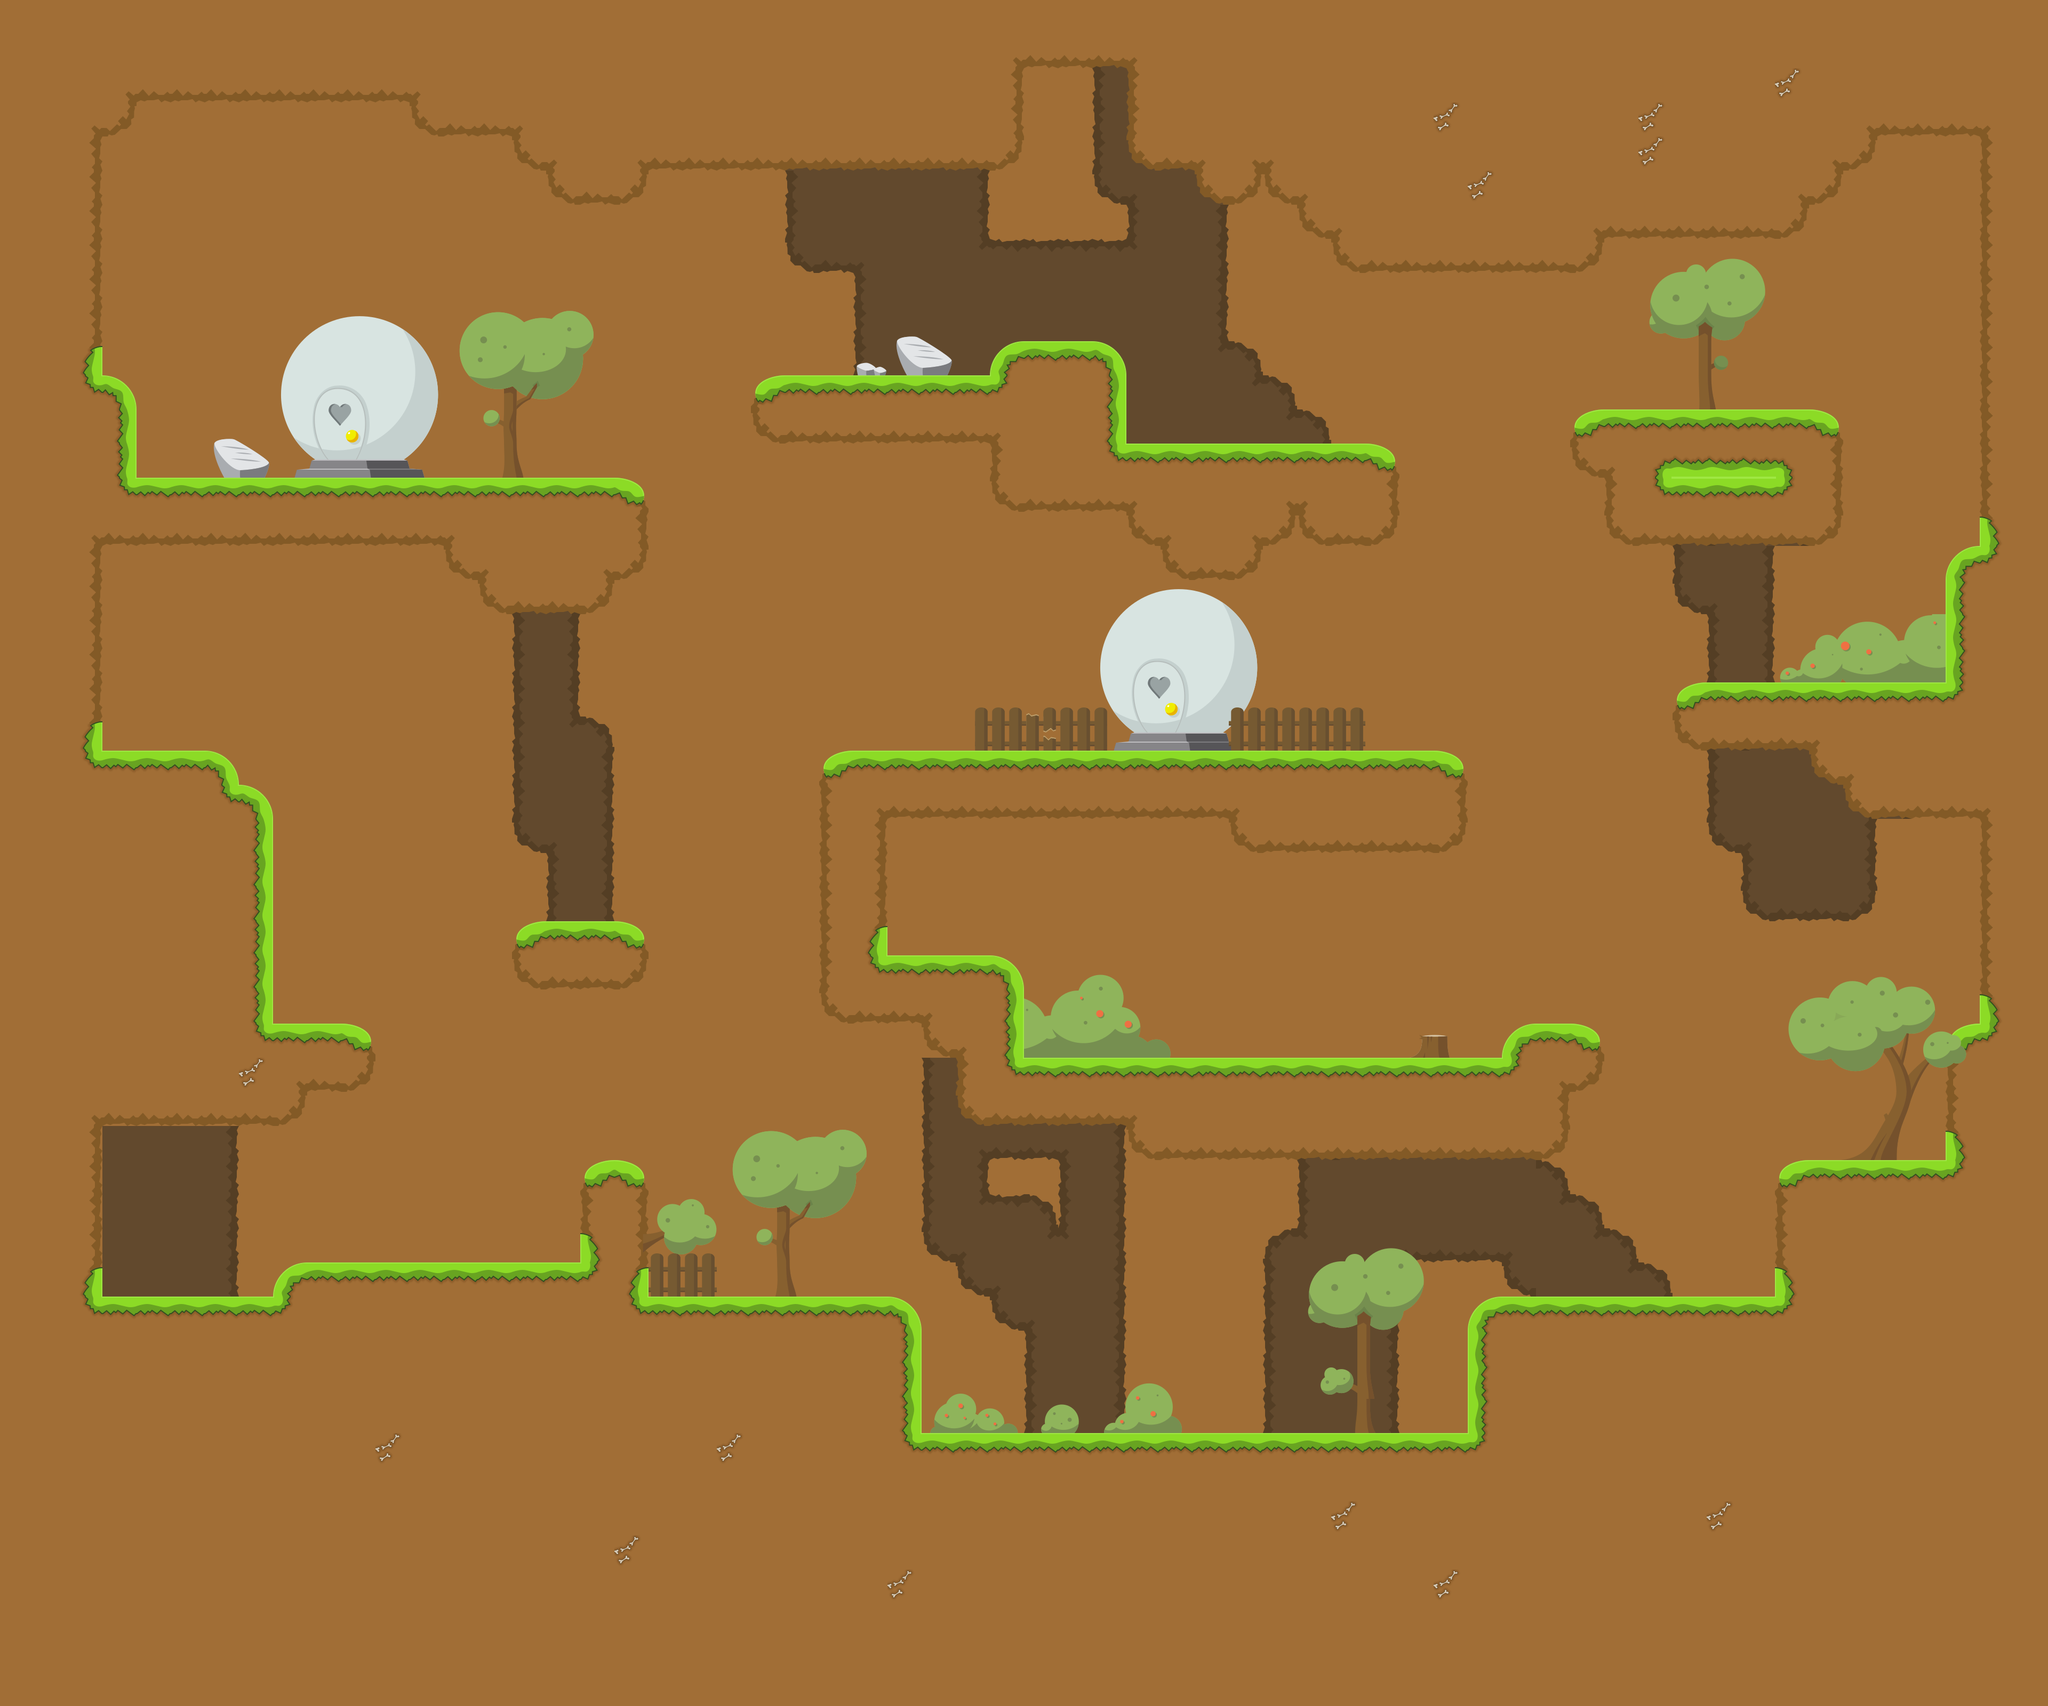

The image is a tile-based game level rendered from a .tmx file. Its description and source (layers, tilesets, objects; grid data summarised) follow:
An orthogonal 60x50 tile map with 64x64 px tiles, 5 tile layers (bgLand, land, border, wood1, ...), 2 tilesets and 30 objects (10x heart, 9x protected, ninja).

<map version="1.4" tiledversion="1.4.0" orientation="orthogonal" renderorder="right-down" width="60" height="50" tilewidth="64" tileheight="64" infinite="0" backgroundcolor="#a16e36" nextlayerid="27" nextobjectid="74">
 <tileset firstgid="1" name="grass_main" tilewidth="64" tileheight="64" tilecount="256" columns="16">
  <image source="../images/grass_main.png" width="1024" height="1024" />
 </tileset>
 <tileset firstgid="257" source="grass_doodads.tsx" />
 <layer id="2" name="bgLand" width="60" height="50" locked="1">
  <data>[3000 cells, 335 non-empty, 14 distinct tile ids]</data>
 </layer>
 <layer id="1" name="land" width="60" height="50" locked="1">
  <data>[3000 cells, 2628 non-empty, 9 distinct tile ids]</data>
 </layer>
 <layer id="16" name="border" width="60" height="50" locked="1">
  <data>[3000 cells, 471 non-empty, 19 distinct tile ids]</data>
 </layer>
 <layer id="4" name="wood1" width="60" height="50" locked="1">
  <data>[3000 cells, 251 non-empty, 159 distinct tile ids]</data>
 </layer>
 <layer id="25" name="wood2" width="60" height="50" locked="1">
  <data>[3000 cells, 22 non-empty, 8 distinct tile ids]</data>
 </layer>
 <objectgroup id="21" name="collider" visible="0" locked="1">
  <object id="30" x="1472" y="705.33">
   <polygon points="0,0 382.667,-2.66667 396,-42.6667 432,-62.6667 588,-64 620,-48 638.667,-17.3333 638.667,125.333 1109.33,128 1137.33,142.667 1145.33,168 1148,184 1144,293.333 1108,314.667 1001.33,309.333 973.333,298.667 958.667,257.333 948,293.333 896,320 877.333,362.667 829.333,380 746.667,376 716,352 701.333,317.333 657.333,296 640,252 424,249.333 390.667,220 388,122.667 -6.66667,121.333 -37.3333,113.333 -60,89.3333 -65.3333,53.3333 -56,21.3333 -24,0" />
  </object>
  <object id="35" x="2986.67" y="766.667">
   <polygon points="0,0 428,0 456,14.6667 461.333,45.3333 468,60 464,218.667 429.333,252 408,256 80,249.333 46.6667,240 24,213.333 25.3333,125.333 -16,112 -34.6667,98.6667 -34.6667,22.6667" />
  </object>
  <object id="36" x="996" y="1729.33">
   <polygon points="0,0 173.333,-2.66667 205.333,12 213.333,50.6667 204,105.333 164,121.333 24,121.333 -21.3333,109.333 -34.6667,62.6667 -22.6667,14.6667" />
  </object>
  <object id="37" x="1577.33" y="1408">
   <polygon points="0,0 1129.33,1.33333 1157.33,13.3333 1168,38.6667 1170.67,57.3333 1169.33,156 1140,181.333 1122.67,186.667 769.333,185.333 734.667,162.667 725.333,121.333 86.6667,122.667 82.6667,166.667 88,384 298.667,384 333.333,408 342.667,448 340,573.333 1234.67,573.333 1257.33,529.333 1284,512 1388,512 1413.33,526.667 1426.67,564 1420,620 1368,638.667 1366.67,682.667 1352,745.333 1308,765.333 585.333,765.333 549.333,742.667 530.667,698.667 258.667,698.667 222.667,673.333 216,576 169.333,557.333 148,508 5.33333,509.333 -34.6667,474.667 -36,34.6667 -22.6667,10.6667" />
  </object>
  <object id="38" x="124" y="704">
   <polygon points="0,0 68,0 64,-448 112,-470 132,-520 642,-516 666,-468 714,-454 836,-454 862,-400 898,-382 924,-338 960,-326 1040,-330 1070,-342 1092,-394 1732,-388 1774,-404 1794,-446 1796,-584 1992,-580 1996,-418 2046,-384 2112,-384 2140,-336 2176,-320 2218,-336 2246,-392 2272,-334 2308,-318 2334,-272 2372,-258 2390,-216 2434,-198 2820,-198 2868,-216 2888,-260 3208,-260 3250,-278 3270,-322 3310,-344 3332,-388 3376,-402 3394,-456 3592,-454 3590,318 3652,320 3654,-640 4,-638" />
  </object>
  <object id="39" x="122" y="704">
   <polygon points="0,0 72,0 118,16 134,58 130,192 1034,192 1078,204 1090,242 1086,352 1028,380 1008,428 964,442 828,442 786,428 776,382 730,366 706,316 66,316 68,702 282,702 316,726 328,766 370,778 388,822 386,1214 536,1214 570,1234 580,1276 562,1326 524,1338 454,1338 432,1388 392,1402 68,1400 70,1728 388,1726 404,1686 440,1662 964,1662 968,1514 990,1478 1032,1474 1066,1476 1086,1504 1090,1724 1542,1728 1584,1740 1606,1776 1608,1984 2630,1982 2632,1766 2680,1726 3204,1726 3208,1498 3252,1472 3522,1472 3528,1244 3564,1218 3588,1216 3594,824 3396,830 3354,814 3336,768 3296,750 3268,698 3078,698 3034,686 3016,636 3022,592 3062,578 3524,576 3526,354 3564,320 3652,320 3654,2050 4,2048" />
  </object>
 </objectgroup>
 <objectgroup id="8" name="object" locked="1" />
 <objectgroup id="20" name="player" visible="0" locked="1">
  <object id="24" x="3297" y="625" visible="0">
   <properties>
    <property name="Type" value="player" />
   </properties>
   <point />
  </object>
  <object id="26" x="2846" y="1770" visible="0">
   <properties>
    <property name="Type" value="player" />
   </properties>
   <point />
  </object>
  <object id="27" x="610" y="1778" visible="0">
   <properties>
    <property name="Type" value="player" />
   </properties>
   <point />
  </object>
  <object id="28" x="1312" y="2221" visible="0">
   <properties>
    <property name="Type" value="player" />
   </properties>
   <point />
  </object>
 </objectgroup>
 <objectgroup id="26" name="prop">
  <object id="52" name="protected" x="3680" y="880">
   <properties>
    <property name="type" value="protected" />
   </properties>
   <point />
  </object>
  <object id="53" name="protected" x="3680" y="688">
   <properties>
    <property name="type" value="protected" />
   </properties>
   <point />
  </object>
  <object id="56" name="protected" x="3680" y="1841.39">
   <properties>
    <property name="type" value="protected" />
   </properties>
   <point />
  </object>
  <object id="57" name="protected" x="3680" y="1711.09">
   <properties>
    <property name="type" value="protected" />
   </properties>
   <point />
  </object>
  <object id="58" name="protected" x="222.242" y="2418.18">
   <properties>
    <property name="type" value="protected" />
   </properties>
   <point />
  </object>
  <object id="59" name="protected" x="222.212" y="2353.55">
   <properties>
    <property name="type" value="protected" />
   </properties>
   <point />
  </object>
  <object id="60" name="protected" x="220.152" y="1326.27">
   <properties>
    <property name="type" value="protected" />
   </properties>
   <point />
  </object>
  <object id="61" name="protected" x="221.121" y="1196.91">
   <properties>
    <property name="type" value="protected" />
   </properties>
   <point />
  </object>
  <object id="62" name="protected" x="1758.52" y="1711.09">
   <properties>
    <property name="type" value="protected" />
   </properties>
   <point />
  </object>
  <object id="63" name="heart" x="1760" y="1642">
   <properties>
    <property name="type" value="heart" />
   </properties>
   <point />
  </object>
  <object id="64" name="heart" x="1820" y="1710">
   <properties>
    <property name="type" value="heart" />
   </properties>
   <point />
  </object>
  <object id="65" name="heart" x="1760" y="1776">
   <properties>
    <property name="type" value="heart" />
   </properties>
   <point />
  </object>
  <object id="66" name="heart" x="1690" y="1714">
   <properties>
    <property name="type" value="heart" />
   </properties>
   <point />
  </object>
  <object id="67" name="heart" x="1886" y="1324">
   <properties>
    <property name="type" value="heart" />
   </properties>
   <point />
  </object>
  <object id="68" name="heart" x="2332" y="1324">
   <properties>
    <property name="type" value="heart" />
   </properties>
   <point />
  </object>
  <object id="69" name="heart" x="2590" y="1328">
   <properties>
    <property name="type" value="heart" />
   </properties>
   <point />
  </object>
  <object id="70" name="heart" x="1952" y="2670">
   <properties>
    <property name="type" value="heart" />
   </properties>
   <point />
  </object>
  <object id="71" name="heart" x="2204" y="2674">
   <properties>
    <property name="type" value="heart" />
   </properties>
   <point />
  </object>
  <object id="72" name="heart" x="2402" y="2670">
   <properties>
    <property name="type" value="heart" />
   </properties>
   <point />
  </object>
  </objectgroup>
</map>
<!-- 1 of 30 objects omitted -->
